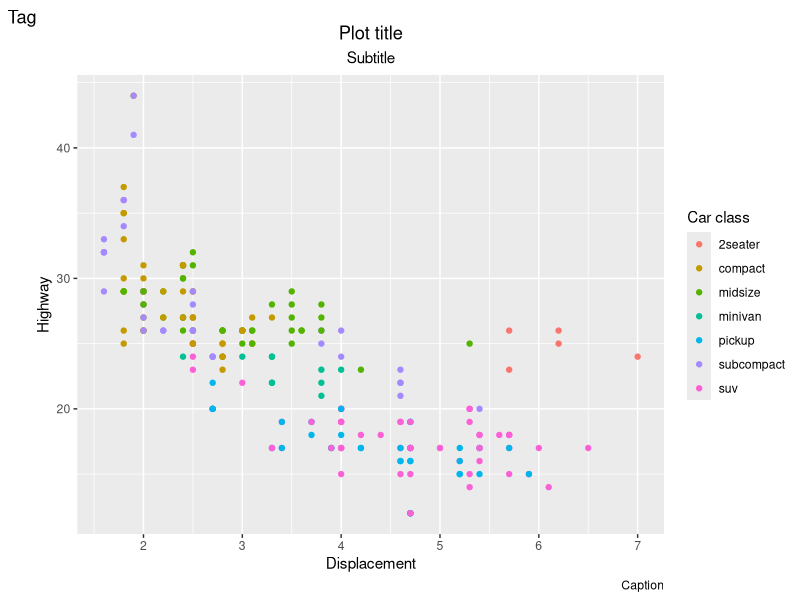
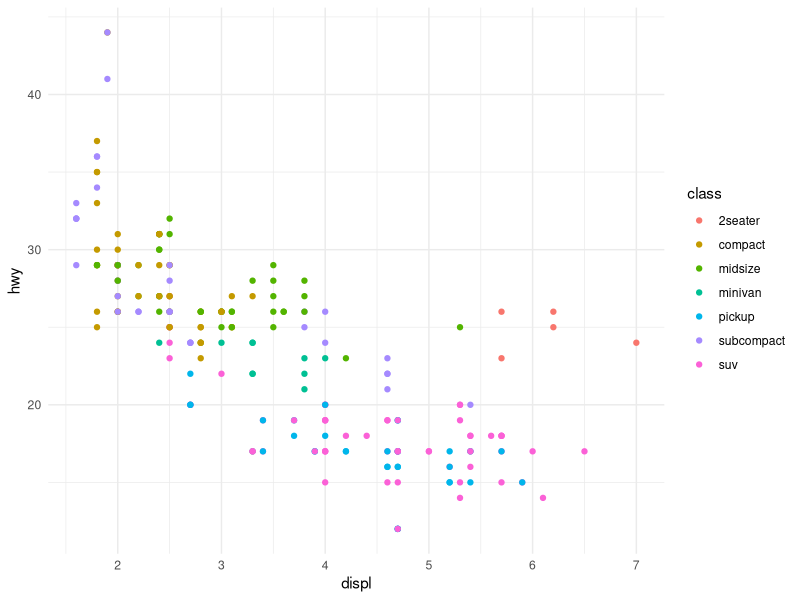
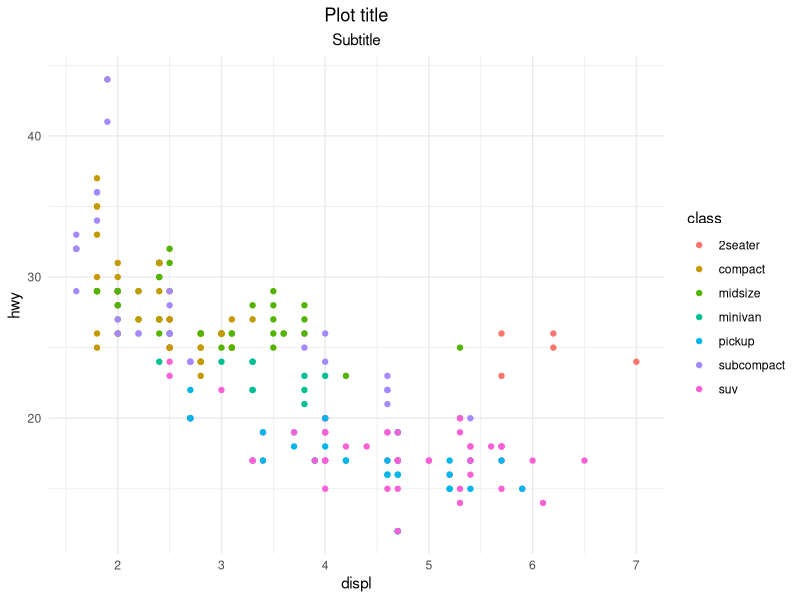

These charts were generated, in order, by the following R code:
library(tidyverse)

mpg %>%
  ggplot(aes(x = displ, y = hwy, color = class)) +
  geom_point() +
  labs(
    x = "Displacement",
    y = "Highway",
    color = "Car class",
    title = "Plot title",
    subtitle = "Subtitle",
    caption = "Caption",
    tag = "Tag"
  ) +
  theme(
    plot.title = element_text(hjust = 0.5),
    plot.subtitle = element_text(hjust = 0.5)
  )

mpg %>%
  ggplot(aes(x = displ, y = hwy, color = class)) +
  geom_point() +
  theme_minimal()

mpg %>%
  ggplot(aes(x = displ, y = hwy, color = class)) +
  geom_point() +
  theme_minimal() +
  labs(
    title = "Plot title",
    subtitle = "Subtitle"
  ) +
  theme(
    plot.title = element_text(hjust = 0.5),
    plot.subtitle = element_text(hjust = 0.5)
  )
